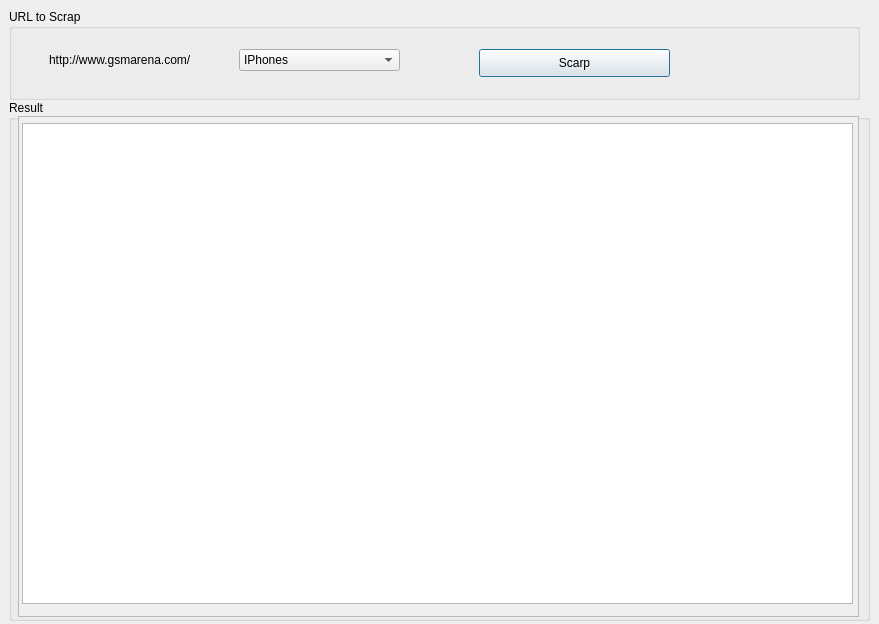
<?xml version="1.0" encoding="UTF-8"?>
<ui version="4.0">
 <class>PythonScraper</class>
 <widget class="QDialog" name="PythonScraper">
  <property name="geometry">
   <rect>
    <x>0</x>
    <y>0</y>
    <width>879</width>
    <height>624</height>
   </rect>
  </property>
  <property name="windowTitle">
   <string>Python Scraper</string>
  </property>
  <widget class="QGroupBox" name="groupBox">
   <property name="geometry">
    <rect>
     <x>9</x>
     <y>9</y>
     <width>851</width>
     <height>91</height>
    </rect>
   </property>
   <property name="title">
    <string>URL to Scrap</string>
   </property>
   <widget class="QLabel" name="label">
    <property name="geometry">
     <rect>
      <x>40</x>
      <y>40</y>
      <width>161</width>
      <height>21</height>
     </rect>
    </property>
    <property name="text">
     <string>http://www.gsmarena.com/</string>
    </property>
   </widget>
   <widget class="QPushButton" name="btnScrap">
    <property name="geometry">
     <rect>
      <x>470</x>
      <y>40</y>
      <width>191</width>
      <height>28</height>
     </rect>
    </property>
    <property name="text">
     <string>Scarp</string>
    </property>
   </widget>
   <widget class="QComboBox" name="cmbPhones">
    <property name="geometry">
     <rect>
      <x>230</x>
      <y>40</y>
      <width>161</width>
      <height>22</height>
     </rect>
    </property>
    <item>
     <property name="text">
      <string>IPhones</string>
     </property>
    </item>
    <item>
     <property name="text">
      <string>Sony Mobiles</string>
     </property>
    </item>
    <item>
     <property name="text">
      <string>Samsung Mobiles</string>
     </property>
    </item>
   </widget>
  </widget>
  <widget class="QGroupBox" name="groupBox_2">
   <property name="geometry">
    <rect>
     <x>9</x>
     <y>100</y>
     <width>861</width>
     <height>521</height>
    </rect>
   </property>
   <property name="title">
    <string>Result</string>
   </property>
   <widget class="QScrollArea" name="scrollArea">
    <property name="geometry">
     <rect>
      <x>9</x>
      <y>16</y>
      <width>841</width>
      <height>501</height>
     </rect>
    </property>
    <property name="widgetResizable">
     <bool>true</bool>
    </property>
    <widget class="QWidget" name="scrollAreaWidgetContents">
     <property name="geometry">
      <rect>
       <x>0</x>
       <y>0</y>
       <width>839</width>
       <height>499</height>
      </rect>
     </property>
     <widget class="QTextEdit" name="txtResult">
      <property name="geometry">
       <rect>
        <x>3</x>
        <y>6</y>
        <width>831</width>
        <height>481</height>
       </rect>
      </property>
     </widget>
    </widget>
   </widget>
  </widget>
 </widget>
 <resources/>
 <connections/>
</ui>
